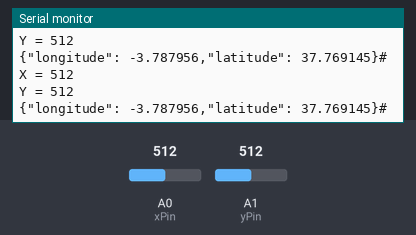
The sketch below on a simulated Arduino Uno, built with avr-gcc and run on an emulated ATmega328P. Shown: the last lines printed to the serial monitor. Inputs (shaded band) come from the test bench; at power-on: A0 (xPin) = 512, A1 (yPin) = 512.

Above: at 1.2 s.
1.3 s: A0 (xPin) set to 985
At 1.56 s:
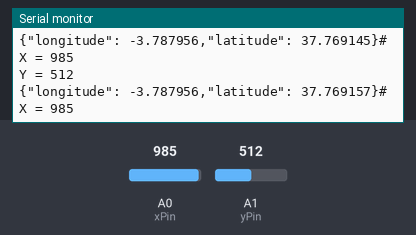
4.3 s: A0 (xPin) set to 1012
At 4.36 s:
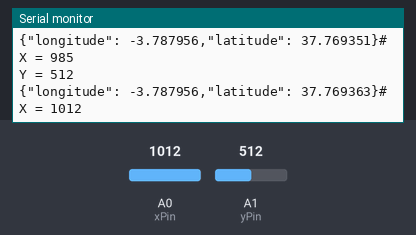
5.8 s: A1 (yPin) set to 109
At 5.91 s:
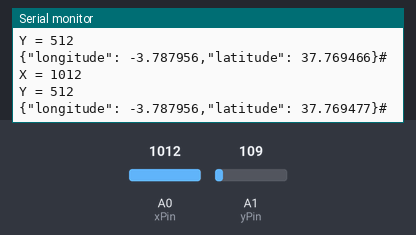
8.8 s: A1 (yPin) set to 93
At 8.87 s:
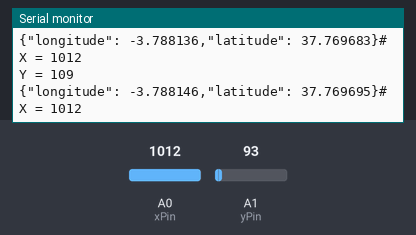
Timing chart, 0 to 11.8 s (numbered marks = the images above; inputs shaded):
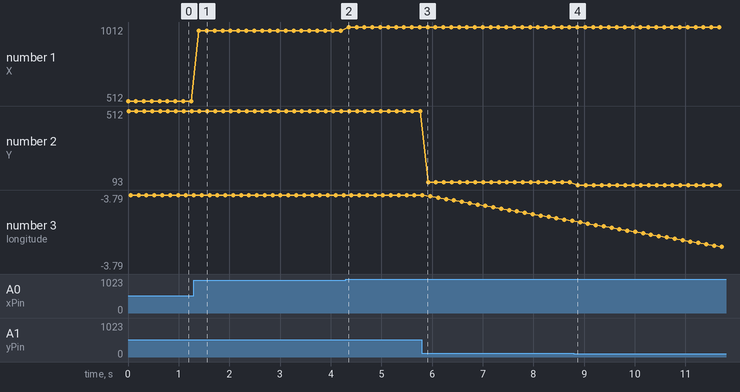

Measured:
- the behaviour switches between 100 and 99 on A1 (yPin) (found by bisection; images 3 and 4)
- after the input at 1.3 s, the serial monitor: prints a new line after 0.10 s (image 1)
- after the input at 4.3 s, the serial monitor: prints a new line after 0.06 s (image 2)
- plotted number 1: 512 → 985 after the input at 1.3 s, 985 → 1012 after the input at 4.3 s
- plotted number 2: 512 → 109 after the input at 5.8 s, 109 → 93 after the input at 8.8 s
- plotted number 3: -3.79 → -3.79 after the input at 5.8 s

The sketch:

arduino_mascota.ino
```cpp
#include <SoftwareSerial.h>
SoftwareSerial wemos(4, 3); //RX y TX

int xPosition = 0;
int yPosition = 0;
double latitud = 37.769145;
double longitud = -3.787956;
int numDecimales = 6;
double incremento = 0.00001;
//int buttonState = 0;
int xPin = A0;
int yPin = A1;
//int buttonPin = 2;

void setup(){
  pinMode(xPin, INPUT);
  pinMode(yPin, INPUT);
  Serial.begin(9600);
  wemos.begin(9600);
}
void loop() {
  xPosition = analogRead(xPin);
  yPosition = analogRead(yPin);
  Serial.print("X = ");
  Serial.println(xPosition);
  Serial.print("Y = ");
  Serial.println(yPosition);

  if(yPosition < 400){//hacia el oeste
    longitud -= incremento;
  }
  if(xPosition > 600){//hacia el norte
    latitud += incremento;
  }
  if(xPosition < 400){//hacia el sur
    latitud -= incremento;
  }
  if(yPosition > 600){//hacia el este
    longitud += incremento;
  }

  wemos.print("{\"longitude\": ");
  wemos.print(longitud, numDecimales);
  wemos.print(",\"latitude\": ");
  wemos.print(latitud, numDecimales);
  wemos.println("}#");

  Serial.print("{\"longitude\": ");
  Serial.print(longitud, numDecimales);
  Serial.print(",\"latitude\": ");
  Serial.print(latitud, numDecimales);
  Serial.println("}#");
  delay(100);
}

//{"longitude": -3.787956,"gps_accuracy": 60,"latitude": 37.769145,"battery_level": 99.9}
```
